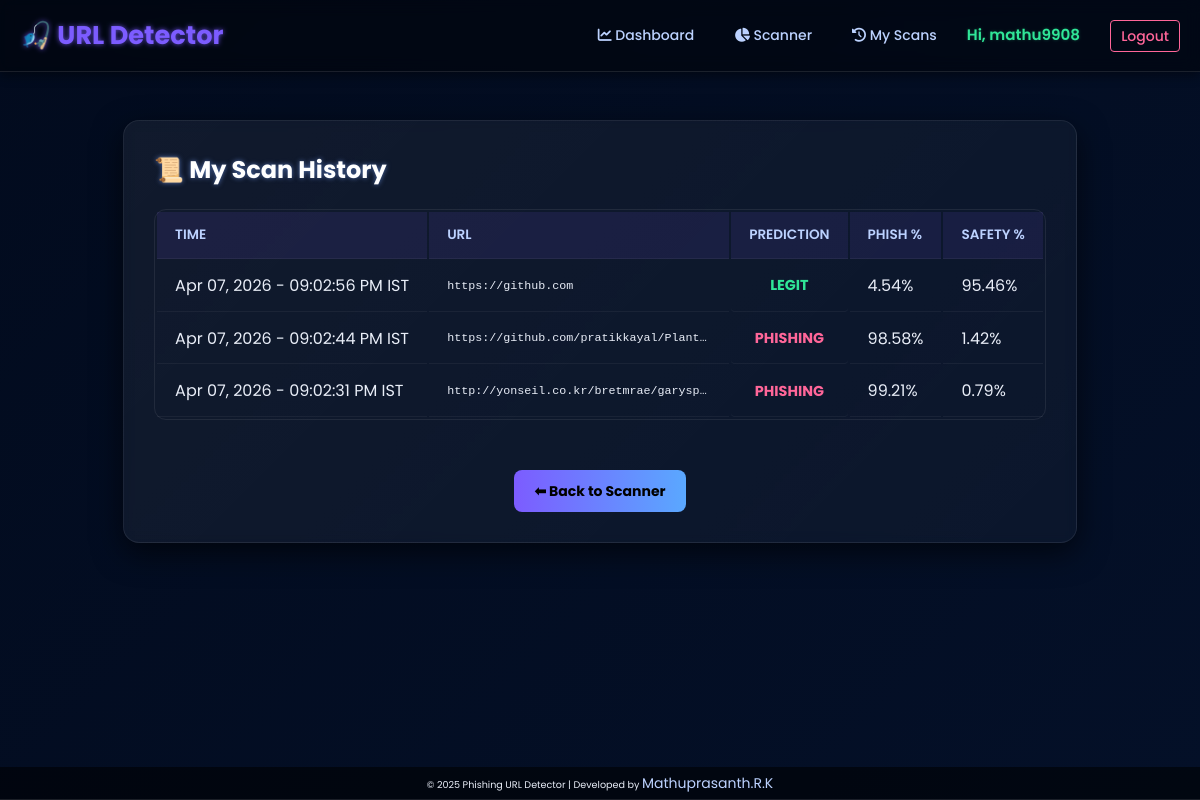
The app's page /history (signed in) with its own data.
### src/models.py (models this page shows, shortened)
class User(Base):
    __tablename__ = 'users'
    id = Column(Integer, primary_key=True)
    username = Column(String(64), unique=True, nullable=False)
    email = Column(String(120), unique=True, nullable=False)
    password_hash = Column(String(128))
    is_admin = Column(Boolean, default=False)
    reset_otp = Column(String(6), nullable=True, default=None)
    otp_expiry = Column(DateTime, nullable=True, default=None)
    logs = relationship("URLLog", back_populates="user")

class URLLog(Base):
    __tablename__ = 'url_logs'
    id = Column(Integer, primary_key=True)
    user_id = Column(Integer, ForeignKey('users.id'), nullable=True)
    url = Column(String(512), nullable=False)
    timestamp = Column(DateTime, default=lambda: datetime.now(timezone.utc))
    prediction = Column(String(16))
    prob_phishing = Column(Float)
    safety_score = Column(Float)
    features = Column(String)
    user = relationship("User", back_populates="logs")

### src/app.py (the view)
@app.route("/history")
@login_required
def history():
    db = Session()
    logs = db.query(URLLog).filter(URLLog.user_id==current_user.id).order_by(URLLog.timestamp.desc()).all()
    db.close()
    return render_template("history.html", logs=logs)

### src/app.py (called while the page is built)
@login_manager.user_loader
def load_user(user_id):
    db = Session()
    u = db.get(User, int(user_id))
    db.close()
    return FlaskUser(u) if u else None

@app.teardown_appcontext
def shutdown_session(exception=None):
    Session.remove()

@app.template_filter('ist_time')
def format_datetime_to_ist(utc_dt):
    if utc_dt is None:
        return ""
    if utc_dt.tzinfo is None:
        utc_dt = utc_dt.replace(tzinfo=timezone.utc)
    ist_dt = utc_dt.astimezone(IST_TIMEZONE)
    return ist_dt.strftime('%b %d, %Y - %I:%M:%S %p IST')

### src/templates/history.html (shortened to what this page needs)
{% extends "components/base.html" %}
{% block content %}
<div class="wrap-table">
    <div class="card-table">
        <h1>📜 My Scan History</h1>
        {% if logs %}
        <div class="table-container">
            <table>
                <thead>
                    <tr>
                        <th>Time</th>
                        <th>URL</th>
                        <th>Prediction</th>
                        <th>Phish %</th>
                        <th>Safety %</th>
                    </tr>
                </thead>
                <tbody>
                    {% for row in logs %}
                    <tr>
                        <td>{{ row.timestamp | ist_time }}</td>
                        <td class="url">{{ row.url | truncate(70, True) }}</td>
                        {% if row.prediction == "legit" %}
                        <td class="status safe">LEGIT</td>
                        {% else %}
                        <td class="status danger">PHISHING</td>
                        {% endif %}
                        <td>{{ "%.2f"|format(row.prob_phishing * 100) }}%</td>
                        <td>{{ "%.2f"|format(row.safety_score) }}%</td>
                    </tr>
                    {% endfor %}
                </tbody>
            </table>
        </div>
        {% else %}
        <p class="no-data-msg">No scan history found. Scan a URL on the home page!</p>
        {% endif %}
        <center style="margin-top: 30px;">
            <a class="back-btn" href="{{ url_for('index') }}">⬅ Back to Scanner</a>
        </center>
    </div>
</div>
{% endblock %}

### src/templates/components/base.html (shortened to what this page needs)
<!DOCTYPE html>
<html lang="en">
<head>
    <link rel="stylesheet" href="{{ url_for('static', filename='css/styles.css') }}">
    <link rel="stylesheet" href="{{ url_for('static', filename='css/navbar.css') }}">
    <link rel="stylesheet" href="https://cdnjs.cloudflare.com/ajax/libs/font-awesome/6.0.0-beta3/css/all.min.css">
</head>
<body>
<nav class="navbar">
    <div class="navbar-brand">
        <a href="{{ url_for('index') }}">🎣 URL Detector</a>
    </div>
    <div class="navbar-links" id="navbar-links">
        <a href="{{ url_for('dashboard') }}"><i class="fas fa-chart-line"></i> Dashboard</a>
        <a href="{{ url_for('index') }}"><i class="fas fa-chart-pie"></i> Scanner</a>
        <a href="{{ url_for('history') }}"><i class="fas fa-history"></i> My Scans</a>
        {% if current_user.is_authenticated %}
            <span class="user-greeting">Hi, {{ current_user.username }}</span>
            <div class="btn-log">
            <a href="{{ url_for('logout') }}" class="btn-logout">Logout</a>
        {% else %}
            <a href="{{ url_for('login') }}" class="btn-login">Login</a>
            <a href="{{ url_for('register') }}" class="btn-register">Register</a></div>
        {% endif %}
    </div>
</nav>
    <div class="content-wrapper">
    {% from "components/macros.html" import render_flashes %}
        {% block content %} {% endblock %}
    </div>
</body>
<footer class="app-footer">
        <p>&copy; 2025 Phishing URL Detector | Developed by <a target="_blank" href="https://www.linkedin.com/in/mathuprasanth-r-k/">Mathuprasanth.R.K</a></p>
</footer>
</html>

### src/static/css/styles.css (style rules this page uses)
:root { --bg: #0f1020; --card: rgba(255, 255, 255, 0.04); --cards: rgba(255, 255, 255, 0.355); --accent: #7c5cff; --legit-color: #30e698; --phishing-color: #ff6699; --glass: rgba(255, 255, 255, 0.06); --text-color: #e9eef8; --light-text: #bcd2ff; }
* { box-sizing: border-box; margin: 0; padding: 0; }
body { background: linear-gradient(135deg, #020b1e 0%, #041028 100%); color: var(--text-color); font-family: "Poppins", sans-serif; line-height: 1.6; min-height: 100vh; display: flex; flex-direction: column; align-items: center; justify-content: center; }
a { color: var(--light-text); text-decoration: none; transition: color 0.2s, text-shadow 0.2s; font-size: 14px; }
.app-footer { position: fixed; bottom: 0; left: 0; width: 100%; background: rgba(0, 0, 0, 0.561); text-align: center; padding: 5px 10px; font-size: 0.6em; z-index: 1; border-bottom: 1px solid rgba(255, 255, 255, 0.1); }
.content-wrapper { flex: 1; padding-top: 100px; }
h1 { margin: 0 0 14px 0; font-size: 24px; color: #fff; text-shadow: 0 0 5px rgba(122, 167, 255, 0.6); text-align: left; }
.table-container { border-collapse: collapse; margin-top: 20px; border-radius: 12px; border: 1px solid rgba(255, 255, 255, 0.08); }
.wrap-table { display: flex; justify-content: center; align-items: center; gap: 24px; padding: 20px; width: 100%; max-width: 1100px; margin: 0 auto; flex-wrap: wrap; }
.card-table { background: linear-gradient(135deg, rgba(255, 255, 255, 0.06), rgba(255, 255, 255, 0.03)); padding: 30px; border-radius: 16px; margin: 0; box-shadow: 0 10px 30px rgba(0, 0, 0, 0.6); border: 1px solid rgba(255, 255, 255, 0.08); backdrop-filter: blur(5px); flex-grow: 1; }
thead { background: rgba(124, 92, 255, 0.1); }
th, td { padding: 12px 18px; text-align: left; border-bottom: 1px solid rgba(255, 255, 255, 0.05); }
th { font-weight: 600; color: var(--light-text); text-transform: uppercase; font-size: 0.85em; }
.status { font-weight: 700; font-size: 0.9em; padding: 4px 8px; border-radius: 4px; text-align: center !important; }
.safe { color: var(--legit-color); }
.danger { color: var(--phishing-color); }
.url { max-width: 300px; overflow: hidden; text-overflow: ellipsis; white-space: nowrap; font-family: monospace; font-size: 0.9em; }
.back-btn { display: inline-block; margin-top: 20px; padding: 10px 20px; border-radius: 8px; background: linear-gradient(90deg, var(--accent), #5aa8ff); color: black !important; font-weight: 700; transition: 0.25s; text-decoration: none; }

### src/static/css/navbar.css (style rules this page uses)
:root { --accent: #7c5cff; --legit-color: #30e698; --phishing-color: #ff6699; --text-color: #e9eef8; --light-text: #bcd2ff; --bg: #0f1020; --glass: rgba(255, 255, 255, 0.06); }
.navbar { position: fixed; top: 0; left: 0; width: 100%; background: rgba(0, 0, 0, 0.4); backdrop-filter: blur(8px); box-shadow: 0 4px 10px rgba(0, 0, 0, 0.4); padding: 15px 20px; display: flex; justify-content: space-between; align-items: center; z-index: 1000; border-bottom: 1px solid rgba(255, 255, 255, 0.1); }
.navbar-brand a { color: var(--accent); font-size: 1.6em; font-weight: 700; text-shadow: 0 0 5px rgba(124, 92, 255, 0.8); }
.navbar-links { display: flex; align-items: center; gap: 20px; }
.navbar-links a { color: var(--light-text); padding: 5px 10px; border-radius: 4px; transition: all 0.2s; font-weight: 500; }
.navbar-links .user-greeting { color: var(--legit-color); font-weight: 600; margin-right: 10px; font-size: 0.95em; text-shadow: 0 0 3px rgba(48, 230, 152, 0.3); }
.btn-logout { color: var(--phishing-color) !important; border: 1px solid var(--phishing-color); background-color: transparent !important; padding: 5px 10px !important; }

### records on screen
User: username "mathu9908"
URLLog: timestamp|ist_time "Apr 07, 2026 - 09:02:56 PM IST", url "https://github.com", prediction "LEGIT", row.prob_phishing*100 "4.54", safety_score "95.46"
URLLog: timestamp|ist_time "Apr 07, 2026 - 09:02:44 PM IST", url "https://github.com/pratikkayal/Plant…", prediction "PHISHING", row.prob_phishing*100 "98.58", safety_score "1.42"
URLLog: timestamp|ist_time "Apr 07, 2026 - 09:02:31 PM IST", url "http://yonseil.co.kr/bretmrae/garysp…", prediction "PHISHING", row.prob_phishing*100 "99.21", safety_score "0.79"
